Frame 1 (no input): blank canvas, image omitted
Frame 60 (no input): blank canvas, image omitted
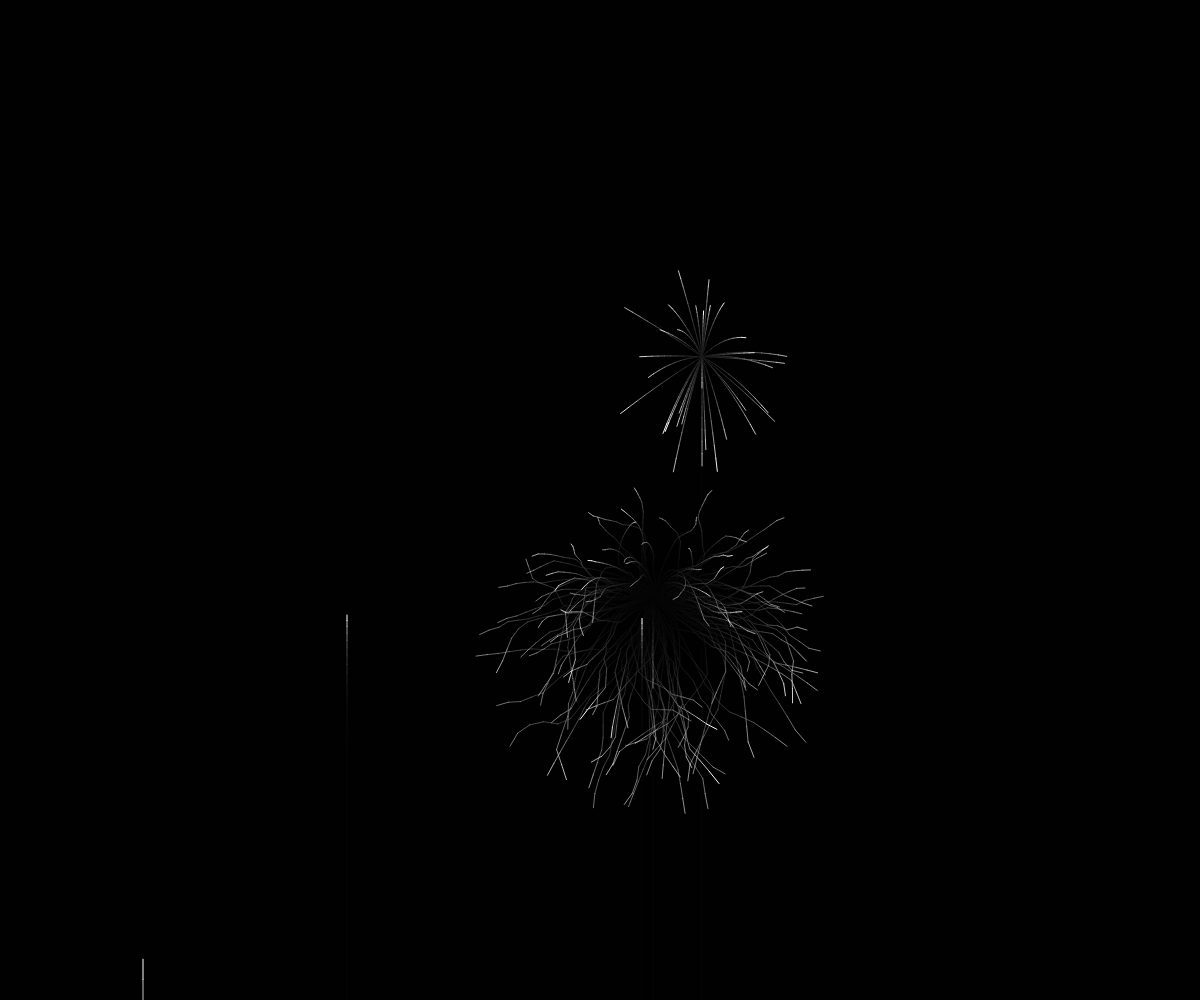
Frame 120 (the mouse pressed at the canvas centre since frame 60)

The p5.js sketch whose frames 1 and 60 were blank and that drew this single picture after the mouse press (run headless with seeded random() and noise() and a simulated clock; from frame 60 on, the mouse is pressed at the canvas centre):

// p5.js sketch
// ── sketch.js
var fireworks = [];

function setup() {
  createCanvas(window.innerWidth, window.innerHeight);
  frameRate(40);
}

function draw() {
  if (random() < 0.05) {
    let firework = new Firework(round(random(window.innerWidth - 200) + 100), window.innerHeight);
    fireworks.push(firework);
  }
  background(0, 60);
  fireworks.forEach(function (firework) {
    firework.update();
    if (firework.exists()) {
      firework.draw();
    } else {
      fireworks.splice(fireworks.indexOf(firework), 1);
    }
  });
}

// ── firework.js
class Firework {
  constructor(x, y) {
    let v = new p5.Vector(0, -1);
    v.mult(random(20, 30));
    this.rocket = new Particle(x, y, v);
    this.particles = [];
    this.type = round(random(1, 2));

    this.exists = function () {
      return this.rocket.y < window.innerHeight * 3;
    };

    this.update = function () {
      if (!this.rocket.exploded && this.rocket.v.y > 0) {
        this.rocket.exploded = true;
        let pcount = pow(2, round(random(3, 9)));
        for (let i = 0; i < pcount; i++) {
          let p = new Particle(this.rocket.x, this.rocket.y, p5.Vector.random2D());
          p.v.mult(random(5, 10));
          p.type = this.type;
          p.m = p.type == 1 ? random(0.1, 1) : random(0.4, 1.2);
          this.particles.push(p);
        }
      }
      this.rocket.update();
      this.particles.forEach(function (particle) {
        if (!particle.exploded && random() < 0.2) {
          particle.exploded = true;
        }
        particle.update();
      });
    };

    this.draw = function () {
      this.rocket.draw();
      this.particles.forEach(function (particle) {
        particle.draw();
      });
    };
  }
}

// ── particle.js
class Particle {
  constructor(x, y, v) {
    this.x = x;
    this.y = y;
    this.lastx = x;
    this.lasty = y;
    this.v = v;
    const G = 0.5;
    this.alpha = 255;
    this.exploded = false;
    this.m = 1;
    this.type = 1;

    this.update = function () {
      this.lastx = this.x;
      this.lasty = this.y;
      if (this.type == 2 && random() < 0.5) {
        this.v.rotate(random(-PI / random(4, 8), PI / random(4, 8)));
      }
      this.v.y += G * this.m;
      this.x += this.v.x;
      this.y += this.v.y;
    };

    this.draw = function () {
      if (this.exploded && this.alpha > 0) {
        this.alpha -= 8;
      }
      stroke(255, this.alpha);
      line(this.x, this.y, this.lastx, this.lasty);
    };
  }
}
